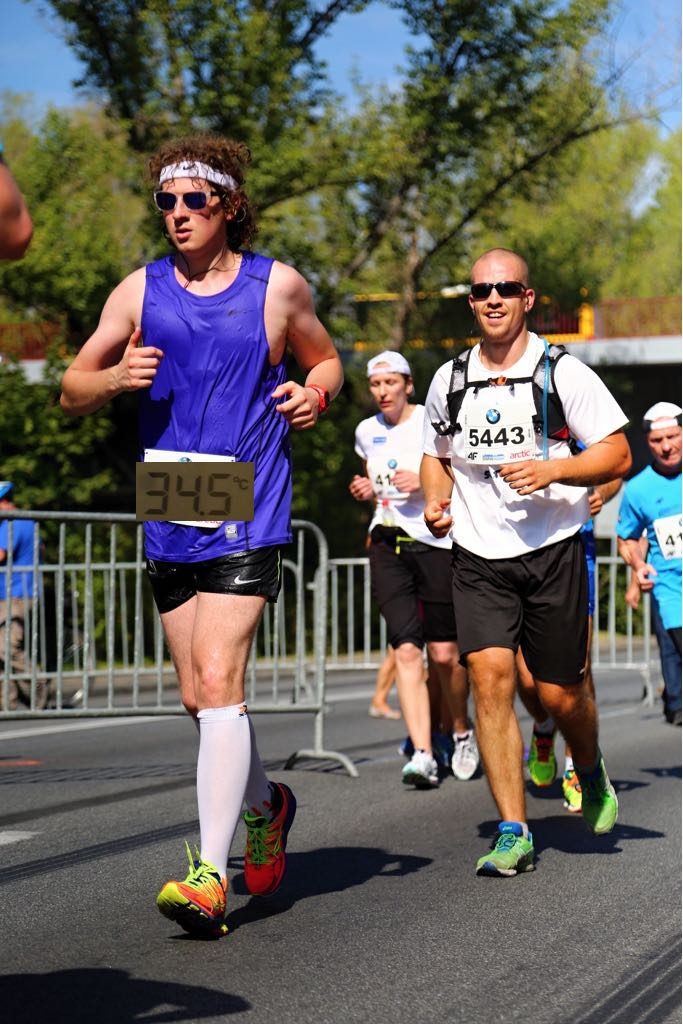
#> input picture example2.jpeg, 683 x 1024 px
$ jupyter execute --allow-errors open-cv.ipynb   (older library calls are emulated)
#> lines starting #> are read from the running program, lines starting #| are printed output that depends on the picture; after the words box and inside, x2 and y2 are one past the last pixel; in counts of white or black regions, pixels touching at a corner belong together
[cell 1]
# %matplotlib inline

import cv2
print(cv2.__version__)

[cell 2]
2+2

[cell 3]
# USAGE
# python recognize_digits.py

# import the necessary packages
from imutils.perspective import four_point_transform
from imutils import contours
import imutils
import cv2

# define the dictionary of digit segments so we can identify
# each digit on the thermostat
DIGITS_LOOKUP = {
	(1, 1, 1, 0, 1, 1, 1): 0,
	(0, 0, 1, 0, 0, 1, 0): 1,
	(1, 0, 1, 1, 1, 1, 0): 2,
	(1, 0, 1, 1, 0, 1, 1): 3,
	(0, 1, 1, 1, 0, 1, 0): 4,
	(1, 1, 0, 1, 0, 1, 1): 5,
	(1, 1, 0, 1, 1, 1, 1): 6,
	(1, 0, 1, 0, 0, 1, 0): 7,
	(1, 1, 1, 1, 1, 1, 1): 8,
	(1, 1, 1, 1, 0, 1, 1): 9
}

# load the example image
image = cv2.imread("example2.jpeg")
#> image is the input picture: shape (1024, 683, 3); mean B, G, R 89.2, 95.2, 99.8

# pre-process the image by resizing it, converting it to
# graycale, blurring it, and computing an edge map
image = imutils.resize(image, height=500)
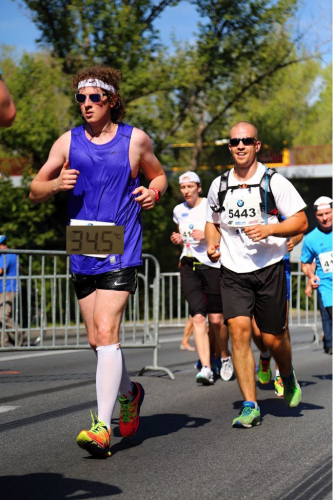
#> image: shape (500, 333, 3); mean B, G, R 89.2, 95.2, 99.8
gray = cv2.cvtColor(image, cv2.COLOR_BGR2GRAY)
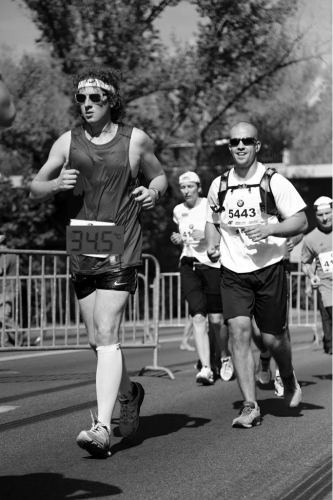
#> gray: shape (500, 333); min 0, max 255, mean 95.9
blurred = cv2.GaussianBlur(gray, (5, 5), 0)
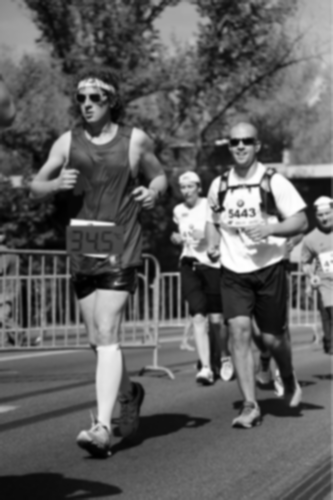
#> blurred: shape (500, 333); min 0, max 255, mean 95.9
edged = cv2.Canny(blurred, 50, 200, 255)
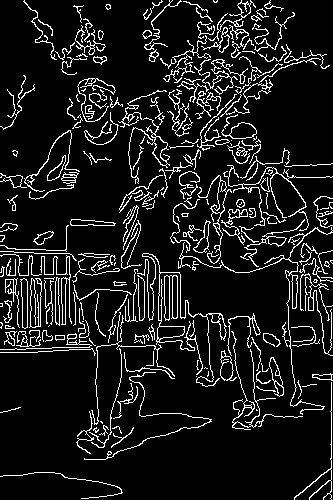
#> edged: shape (500, 333); 10.4% white in thin lines or dots
#> (the rest of this cell did not finish here and is left out)

$ run again, with example.jpg copied over example2.jpeg
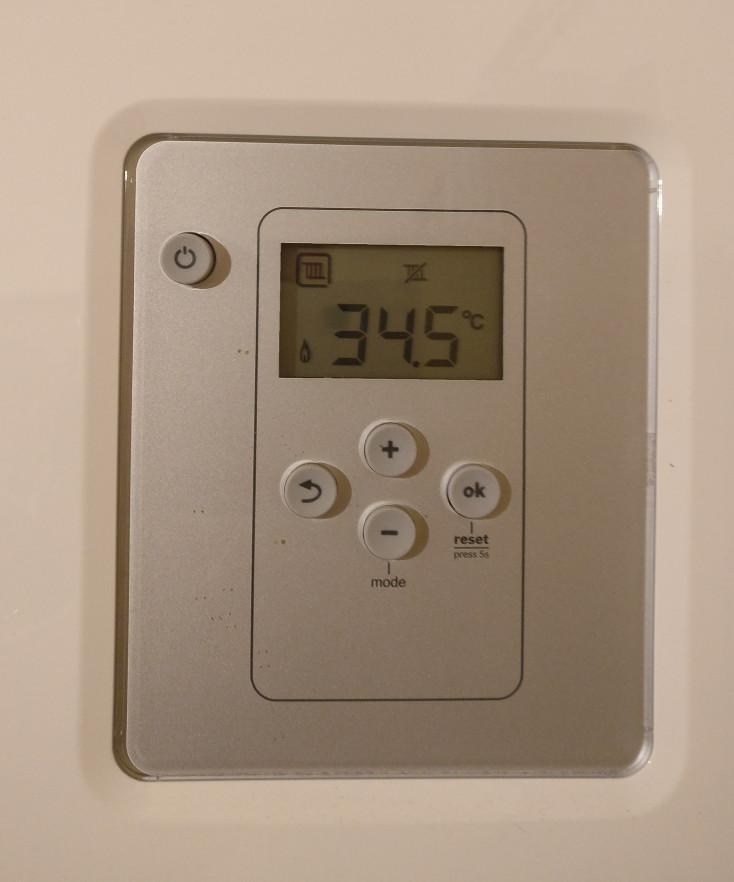
#> input picture example.jpg, 734 x 882 px
#> image is the input picture: shape (882, 734, 3); mean B, G, R 129, 147.5, 166.8
#> image: shape (500, 416, 3)
#> `gray = cv2.cvtColor(image, cv2.COLOR_BGR2GRAY)`:
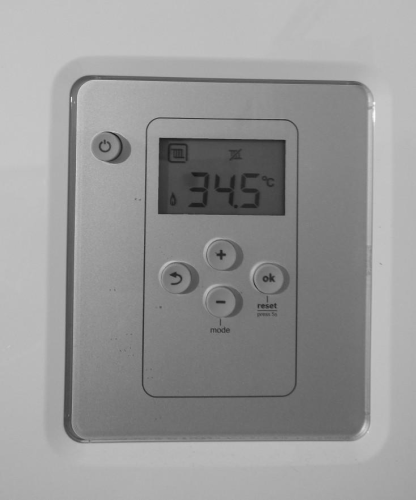
#> gray: shape (500, 416); min 21, max 251, mean 151.1
#> `edged = cv2.Canny(blurred, 50, 200, 255)`:
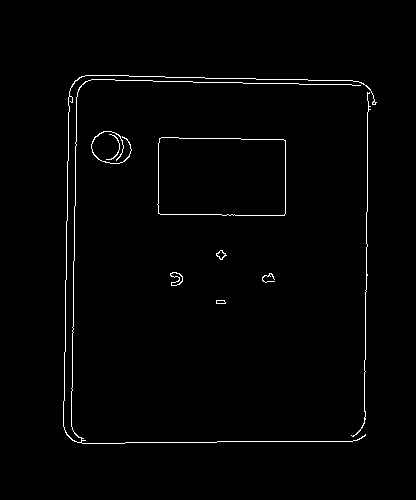
#> edged: shape (500, 416); 1.3% white in thin lines or dots, all inside (x1, y1, x2, y2) = (63, 75, 377, 444)
